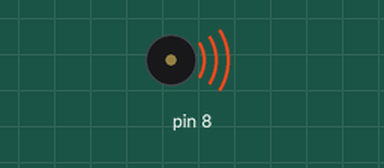
The sketch below on a simulated Arduino Uno, built with avr-gcc and run on an emulated ATmega328P. On the bench: buzzer (waves = sounding).

Above: at 0.1 s.
Timing chart, 0 to 1.6 s (numbered marks = the images above):
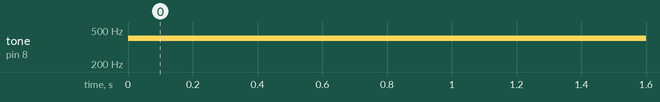

Measured:
- by itself, tone on pin 8: silent → 400 Hz at 0.00 s

The sketch:

PassivBuzzer.ino
```cpp
int sensorValue = 800;
void setup()
{

}
int SoundTime = 100;
void loop()
{
if (sensorValue <= 800)
    {
        tone(8,400,SoundTime++);
    }
}
```
